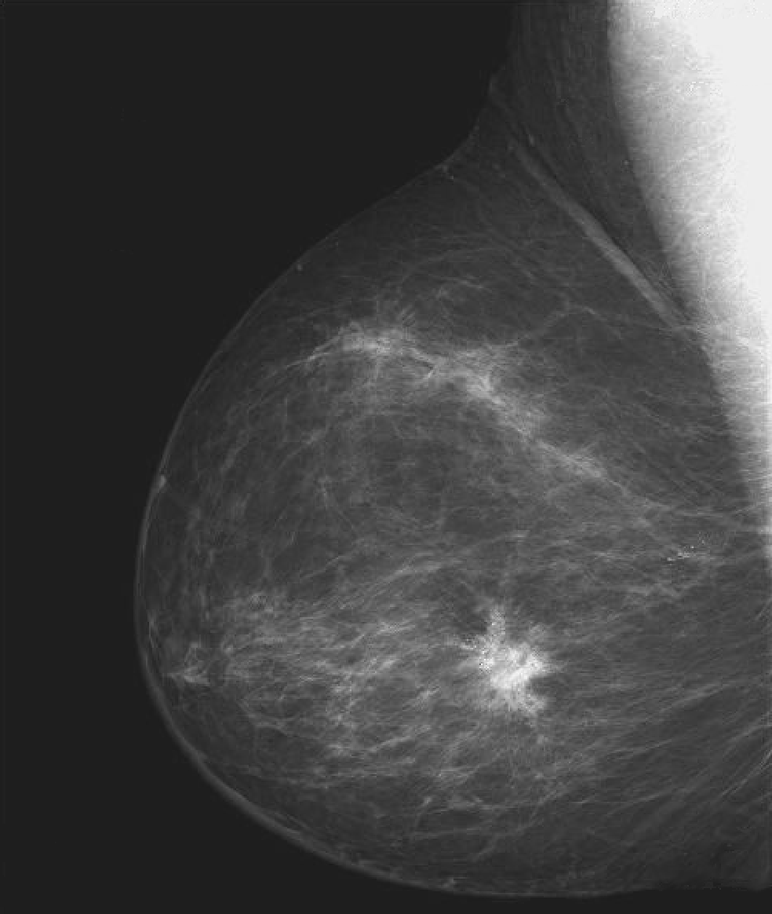
#> input picture Work_4___ImScale_Negation_and_Gamma/Fig0303(a).tif, 772 x 914 px, shrunk from 984 x 1164 before the run, found by its file name
$ jupyter execute --allow-errors CODE_.ipynb
#> lines starting #> are read from the running program, lines starting #| are printed output that depends on the picture
#> further down, img is the input picture: shape (914, 772); min 18, max 255, mean 66.6
<a href="https://colab.research.google.com/github/MiguelAngel-ht/Image_Processing_/blob/main/Work_8__Smooting_Images_/CODE_.ipynb" target="_parent"></a>

[cell 1]
# IMPORT LIBRARIES
import matplotlib.pyplot as plt
import numpy as np
import cv2 as cv

# **High-Boost Filters**

Gaussian Kernel have the following shape

$G_σ = \frac{1}{2πσ^2} e^{-\frac{x^2+y^2}{2σ^2}}$

donde $x$ y $y$ son el largo y ancho del kernel.

[cell 2]
# HIGH-BOOST FILTER WITH GAUSSIAN KERNEL

def IGBoost(img, n, sigma, c):

#> called with n = 25, sigma = 5, c = 4
  kernel = cv.getGaussianKernel(n, sigma)       # GAUSSIAN VECTOR
  window = np.outer(kernel, kernel.transpose())   # GAUSSIAN MATRIX
  img_fil = cv.filter2D(img, -1, window)

  mask = img - img_fil
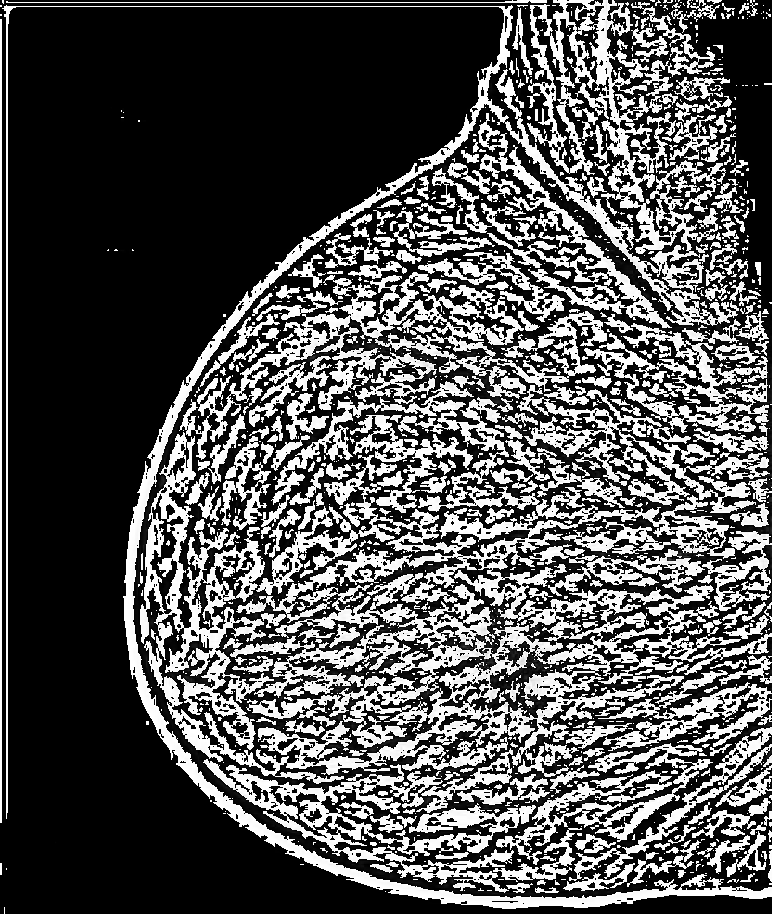
#> mask: shape (914, 772); min 0, max 255, mean 83
  img_highboost = img + c*mask        # ADD PARAMETER WITH MASK
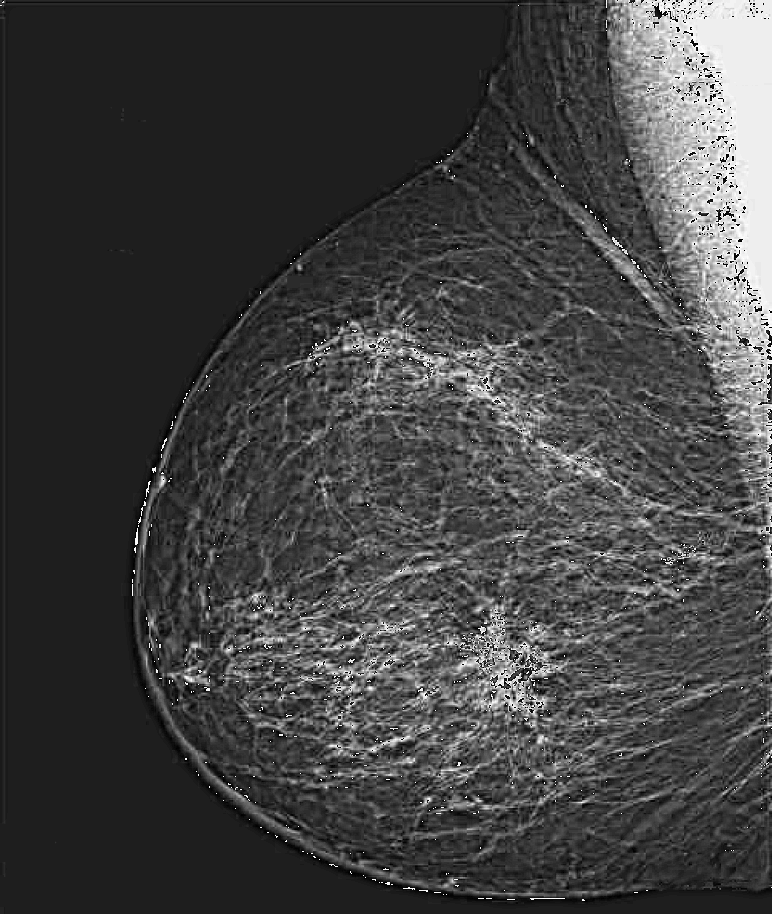
#> img_highboost: shape (914, 772); min 0, max 255, mean 65.9

  return img_highboost

Laplacian kernel is defined in function of $\alpha$ like

$kernel = \frac{4}{1+\alpha}
\begin{pmatrix}
 \frac{\alpha}{4}&  \frac{1-\alpha}{4}  &\frac{\alpha}{4}  \\
\frac{1-\alpha}{4}  & -1 & \frac{1-\alpha}{4}  \\
 \frac{\alpha}{4}& \frac{1-\alpha}{4}  &\frac{\alpha}{4}
\end{pmatrix} = \frac{1}{1+\alpha}
\begin{pmatrix}
\alpha &  1-\alpha  &\alpha  \\
1-\alpha & -4 & 1-\alpha  \\
\alpha & 1-\alpha  &\alpha
\end{pmatrix}$

[cell 3]
# LAPLACIAN KERNEL OF N DIMENTIONS AND ALPHA SHAPE
def Laplacian_kernel(n, a):
  kernel= np.zeros((n,n))
  b = 1 - a
  lap = (1 / (1+ a)) * np.asarray([[a, b, a],
                                  [b, -4, b],
                                  [a, b, a]])
  k = n // 2
  kernel[k-1:k+2, k-1:k+2] = lap
  return kernel

[cell 4]
# HIGH-BOOST FILTER WITH LAPLACIAN KERNEL
def IGLaplacian(img, alpha, c):

#> called with alpha = 0, c = -1
  kernel = Laplacian_kernel(3, alpha)  # KERNEL OF 3X3
  mask = cv.filter2D(img, -1, kernel)
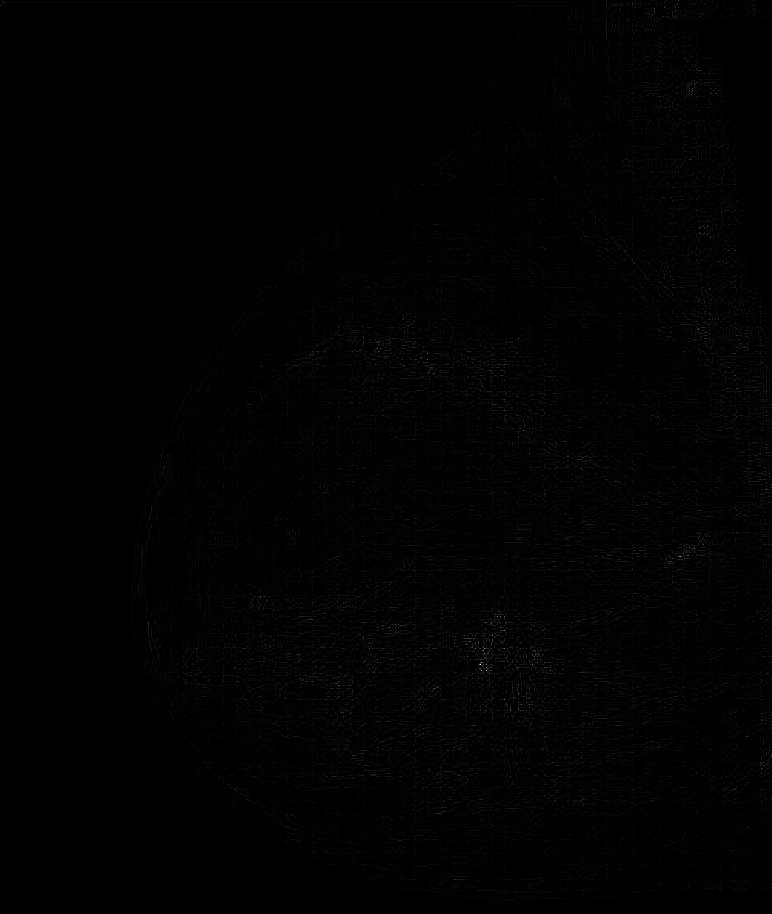
#> mask: shape (914, 772); min 0, max 255, mean 1.5
  img_fill = img + c*mask
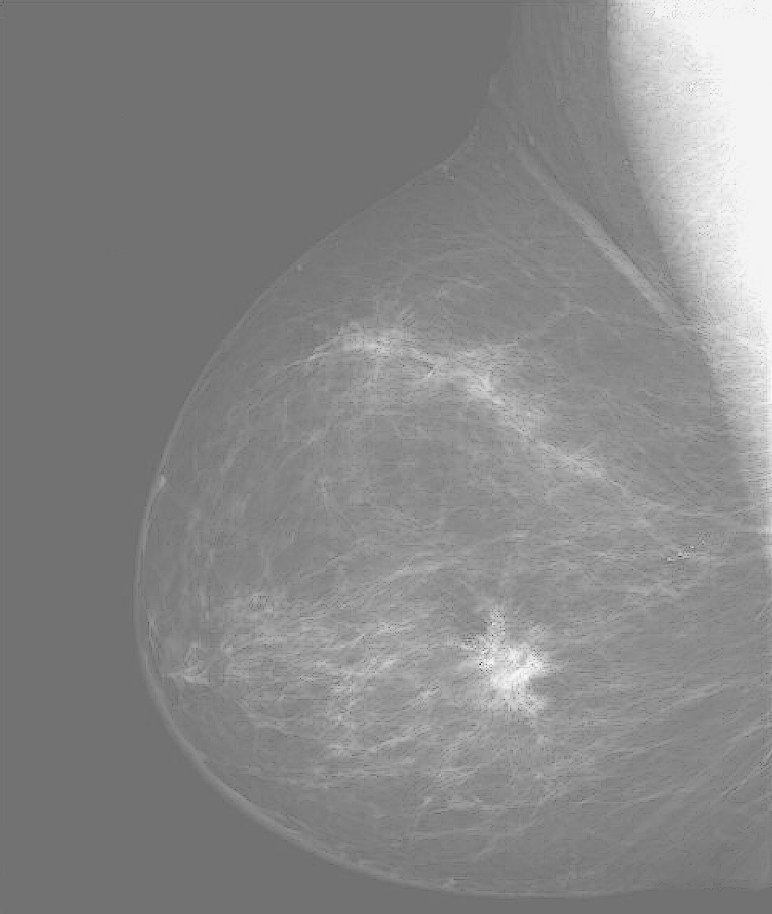
#> img_fill: shape (914, 772) int16; min -153, max 255, mean 65.1; drawn with min black and max white

  return img_fill

[cell 5]
# FUNCTION THAT PLOT ALL OF IMAGES TOGETHER
def show_images(images, names, min, max, file):

#> called with min = 0, max = 255, file = 'plot1'
  fig, axs = plt.subplots(1, len(names), figsize=(12, 6), constrained_layout=True)

  for i, (ax, img) in enumerate(zip(axs.flat, images)):
    ax.set_title(names[i])
    pcm = ax.imshow(img, 'gray', vmin = min, vmax = max)
    fig.colorbar(pcm, ax=ax, location='bottom') # placing colorbar in x axis
#> this loop made 3 passes
    #cv.imwrite('Results/' + names[i] + '.png', img) # save image

  plt.savefig(file + '.png', dpi=300) # dpi to high quality
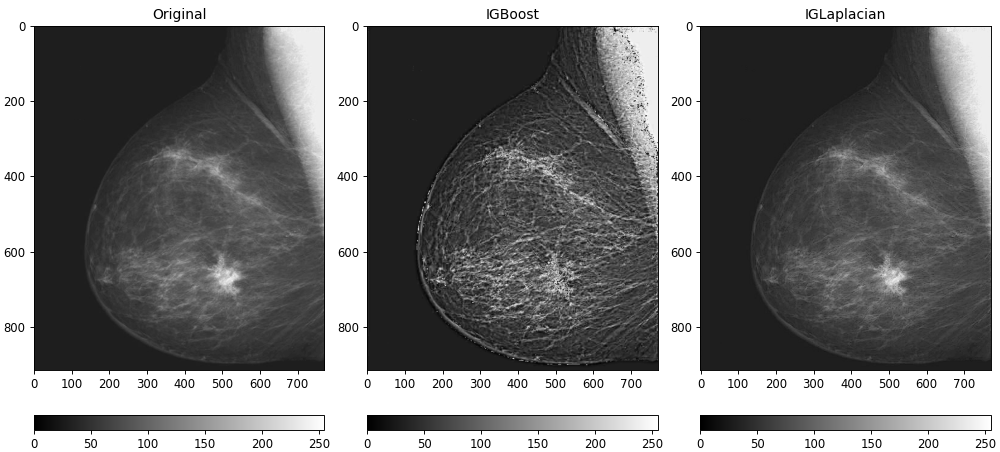
#> figure drawn by matplotlib, 6 panels
  plt.show()

[cell 6]
# READ IMAGE
img = cv.imread('/content/Fig0303(a).tif', 0) # 0 -> grayscale

images = [img]   # ADD ORIGINAL IN A LIST
images.append(IGBoost(img, 25, 5, 4))  # ADD IGBOOST KERNEL 25 PIXELS, SIGMA = 5 Y PARAMETER C = 4
images.append(IGLaplacian(img, 0, -1)) # ADD IGLAPLACIAN ALPHA = 0 Y PARAMETER C = -1

names = ['Original', 'IGBoost', 'IGLaplacian']

$ run again, with Work_4___ImScale_Negation_and_Gamma/Fig0306(a).tif copied over Work_4___ImScale_Negation_and_Gamma/Fig0303(a).tif
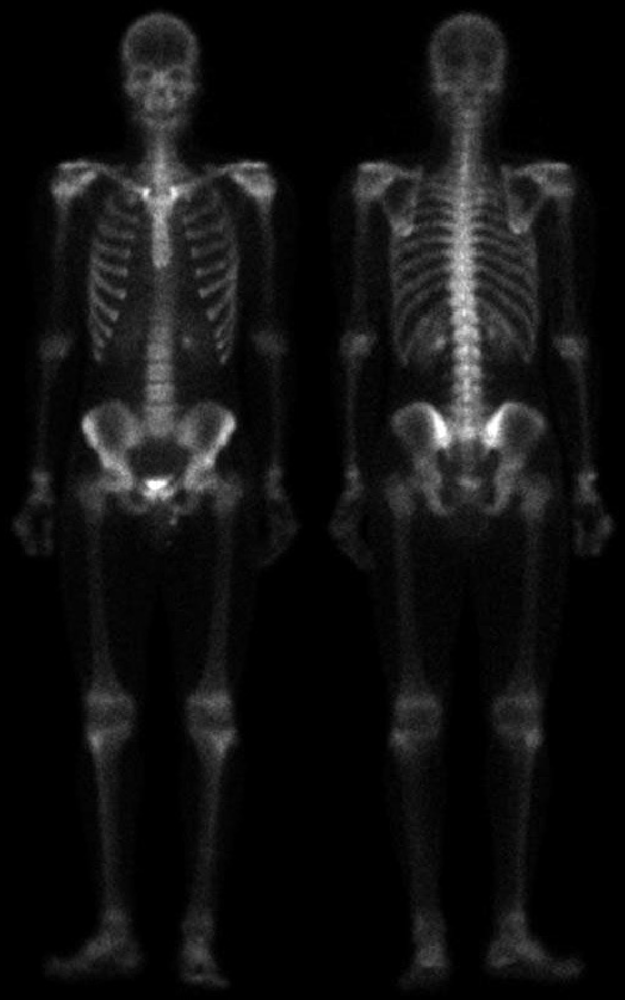
#> input picture Work_4___ImScale_Negation_and_Gamma/Fig0306(a).tif, 625 x 1000 px, shrunk from 1026 x 1641 before the run, found by its file name
#> img is the input picture: shape (1000, 625); min 0, max 255, mean 17.1
#> in IGBoost, `img_highboost = img + c*mask`:
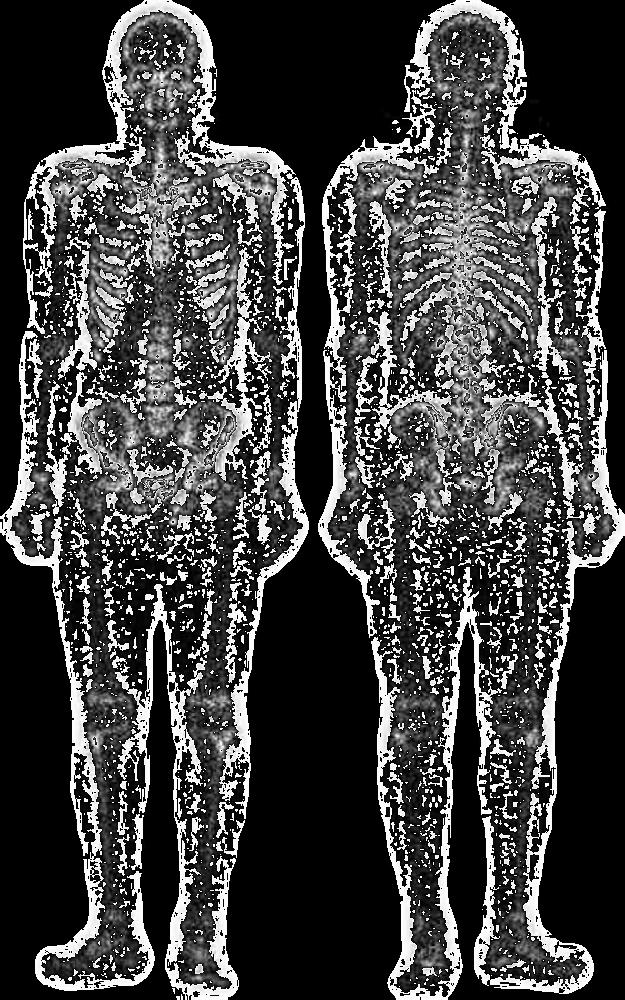
#> img_highboost: shape (1000, 625); min 0, max 255, mean 67.6
#> in IGLaplacian, `img_fill = img + c*mask`:
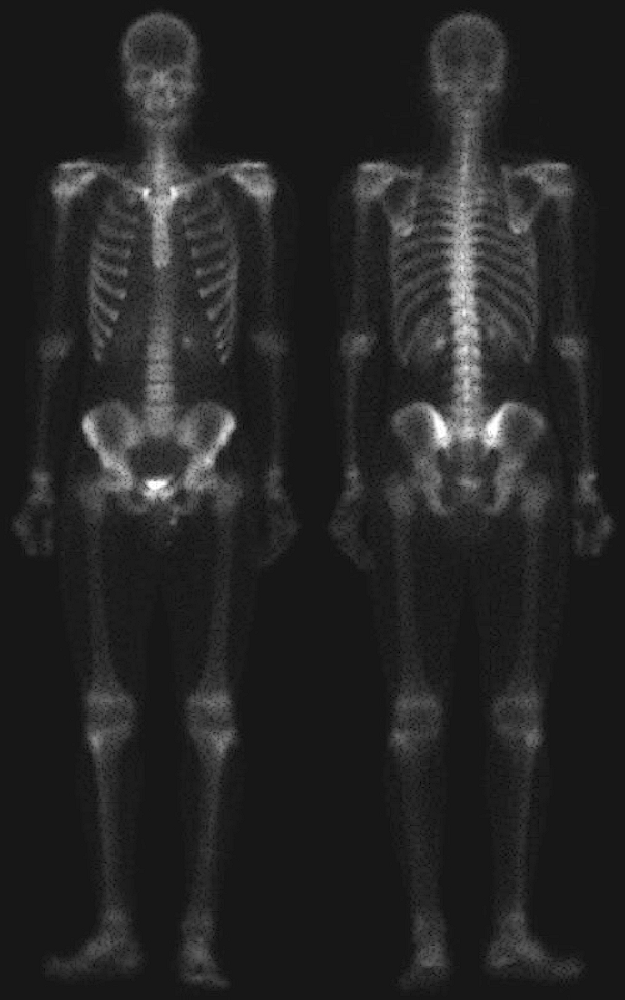
#> img_fill: shape (1000, 625) int16; min -26, max 255, mean 16; drawn with min black and max white
#> the loop in show_images, `for i, (ax, img) in enumerate(zip(axs.flat, images)):` made 3 passes

$ run again, with Work_4___ImScale_Negation_and_Gamma/Fig0310(a).tif copied over Work_4___ImScale_Negation_and_Gamma/Fig0303(a).tif
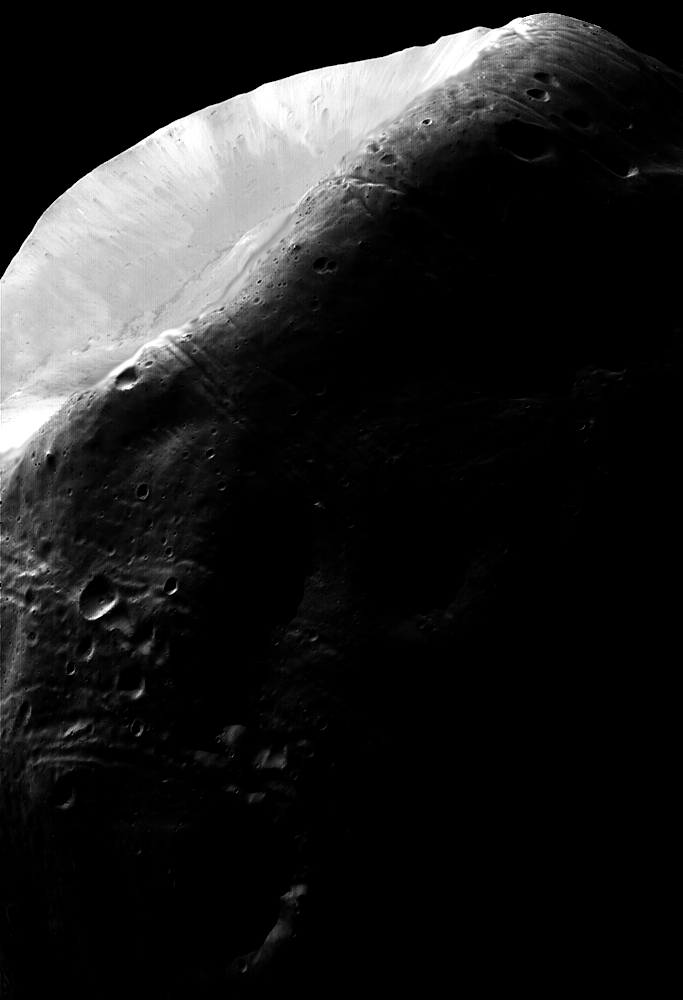
#> input picture Work_4___ImScale_Negation_and_Gamma/Fig0310(a).tif, 683 x 1000 px, found by its file name
#> img is the input picture: shape (1000, 683); min 0, max 255, mean 31.7
#> in IGBoost, `img_highboost = img + c*mask`:
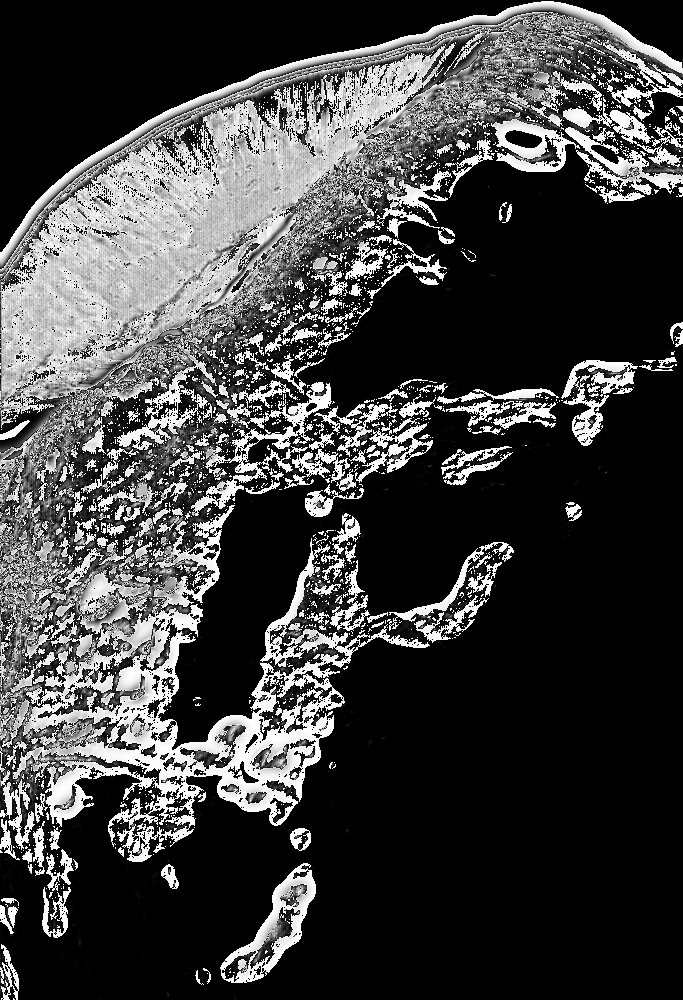
#> img_highboost: shape (1000, 683); min 0, max 255, mean 64.1
#> in IGLaplacian, `img_fill = img + c*mask`:
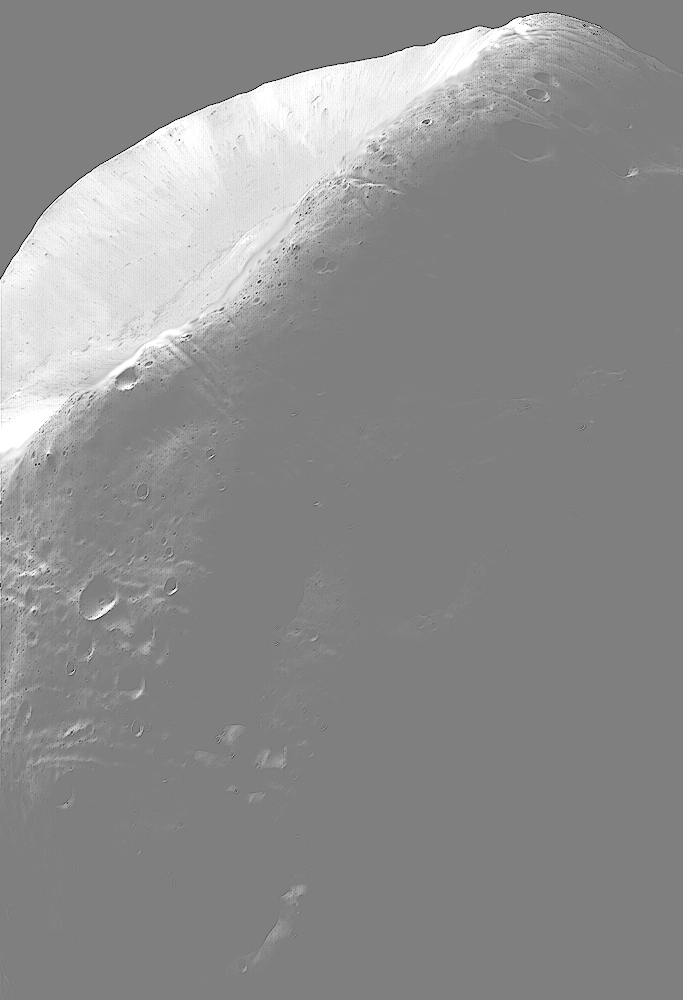
#> img_fill: shape (1000, 683) int16; min -255, max 255, mean 29.4; drawn with min black and max white
#> the loop in show_images, `for i, (ax, img) in enumerate(zip(axs.flat, images)):` made 3 passes
